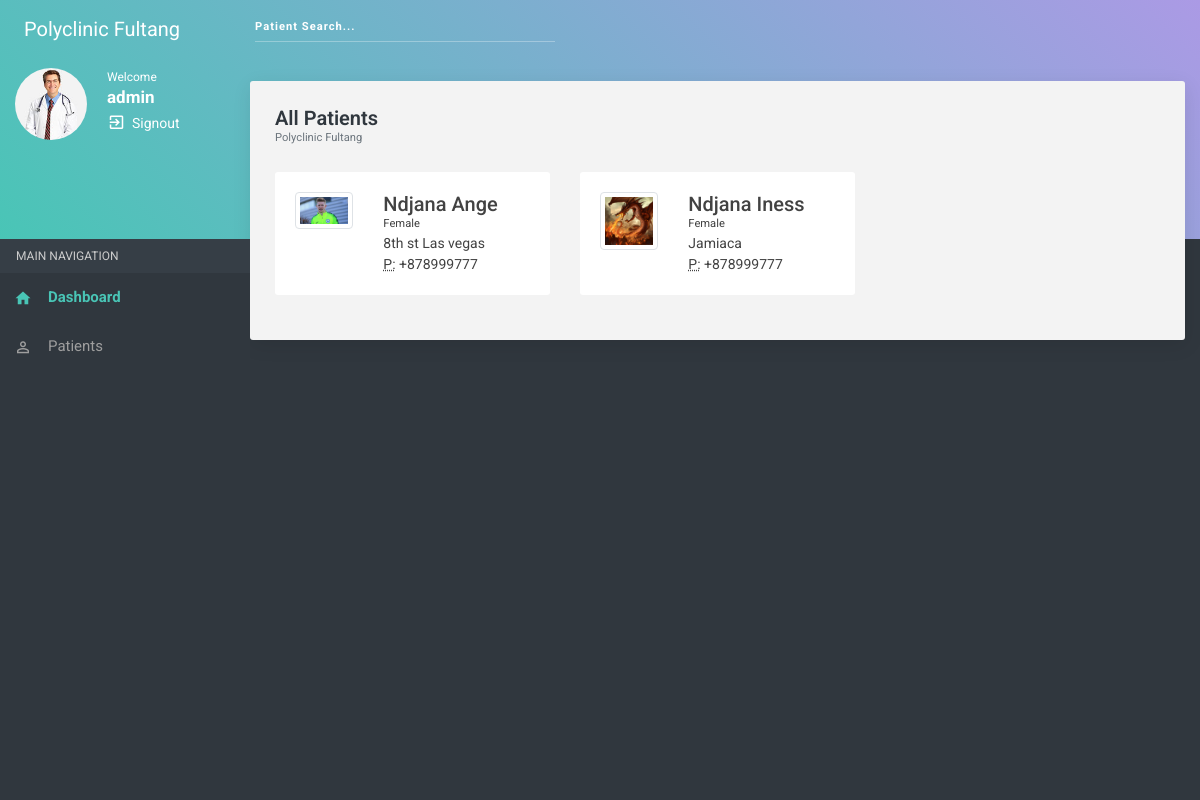
Page /all_patients/ (signed in) on the committed database.
### usermanagement/models.py (models this page shows, shortened)
class CustomUser(AbstractUser):
    role = models.CharField(max_length=20, default='NoRole', choices = Roles)

class Patient(models.Model):
    user = models.OneToOneField(User, on_delete = models.CASCADE)
    place_of_birth = models.CharField(max_length=200)
    person_to_contact = models.CharField(max_length=100)
    person_to_contact_tel = models.CharField(max_length=100)
    age  = models.CharField(max_length=10)
    gender = models.CharField(max_length=10, choices = Gender)
    tel = models.CharField(max_length=30, blank=True, null=True)
    address = models.CharField(max_length=250, blank = True, null = True)
    date_of_birth = models.DateField(blank = True, null = True)
    profession = models.CharField(max_length=100, blank = True, null = True)
    profile_pic = models.ImageField(blank = True, null = True)
    created = models.DateTimeField(auto_now_add=True)
    modified = models.DateTimeField(auto_now=True)

### usermanagement/views.py (the view)
# urls.py: path('all_patients/', all_patients , name="all_patients"),
def all_patients(request):
    context = {
        'patients': Patient.objects.all().order_by('-created')
    }
    return render(request, 'usermanagement/patients.html', context)

### usermanagement/templates/usermanagement/patients.html (shortened to what this page needs)
﻿{% extends "usermanagement/base.html" %}
{% block body %}
<section class="content patients">
    <div class="container-fluid">
        <div class="block-header">
            <h2>All Patients</h2>
            <small class="text-muted">Polyclinic Fultang</small>
        </div>
        <div class="row clearfix">
        {% for patient in patients %}
            <div class="col-lg-4 col-md-6 col-sm-12">
                <div class="card all-patients">
                    <div class="body">
                        <div class="row">
                            <div class="col-md-4 col-sm-4 text-center m-b-0">
                                <a href="#" class="p-profile-pix"><img src="{{patient.profile_pic.url}}" alt="user" class="img-thumbnail img-fluid"></a>
                            </div>
                            <div class="col-md-8 col-sm-8 m-b-0">
                                <h5 class="m-b-0"> {{patient.user.first_name}} {{patient.user.last_name}} </h5></a></h5> <small>{{patient.gender}}</small>
                                <address class="m-b-0">
                                    {{patient.address}}<br>
                                    <abbr title="Phone">P:</abbr> {{patient.tel}}
                                </address>
                            </div>
                        </div>
                    </div>
                </div>
            </div>
        {% endfor %}
        </div>
    </div>
</section>
{% endblock %}

### usermanagement/templates/usermanagement/base.html (shortened to what this page needs)
{% load static %}
<!DOCTYPE html>
<html>
<head>
<link rel="stylesheet" href="{% static 'usermanagement/plugins/bootstrap/css/bootstrap.min.css' %}"/>
<link rel="stylesheet" href="{% static 'usermanagement/plugins/morrisjs/morris.css' %}"/>
<link rel="stylesheet" href="{% static 'usermanagement/css/main.css' %}"/>
</head>
<body class="theme-cyan">
<div id="morphsearch" class="morphsearch">
    <form method="post" action="{% url 'usermanagement:search' %} "class="morphsearch-form">
        <div class="form-group m-0">
            <input required value="" type="search" placeholder="Patient Search..." name="search" class="form-control morphsearch-input" />
        </div>
    </form>
</div>
<nav class="navbar clearHeader">
    <div class="col-12">
        <div class="navbar-header"> <a href="javascript:void(0);" class="bars"></a> <a class="navbar-brand" href="{% url 'usermanagement:home' %}">Polyclinic Fultang</a> </div>
    </div>
</nav>
<section>
    <aside id="leftsidebar" class="sidebar">
        <div class="user-info">
            <div class="admin-image"> <img src="{% static 'usermanagement/images/random-avatar7.jpg' %}" alt=""> </div>
            <div class="admin-action-info"> <span>Welcome</span>
                <h3>{{ user.username }}</h3>
                <ul>
                   <span style="color:white;"> Signout </span><li><a href="{% url 'account_logout' %}" title="sign out" ><i class="zmdi zmdi-sign-in"></i></a></li>
                </ul>
            </div>
        </div>
         <div class="menu">
            <ul class="list">
                <li class="header">MAIN NAVIGATION</li>
                <li class="active open"><a href="index-2.html"><i class="zmdi zmdi-home"></i><span>Dashboard</span></a></li>
                <li><a href="{% url 'usermanagement:all_patients' %}" ><i class="zmdi zmdi-account-o"></i><span>Patients</span> </a></li>
            </ul>
        </div>
    </aside>
</section>
{% block body %}
{% endblock %}
</body>
</html>

### rows in the picture
CustomUser: username "admin"
Patient: profile_pic (picture), user.first_name "Ndjana", user.last_name "Ange", gender "Female", address "8th st Las vegas", tel "+878999777"
Patient: profile_pic (picture), user.first_name "Ndjana", user.last_name "Iness", gender "Female", address "Jamiaca", tel "+878999777"
